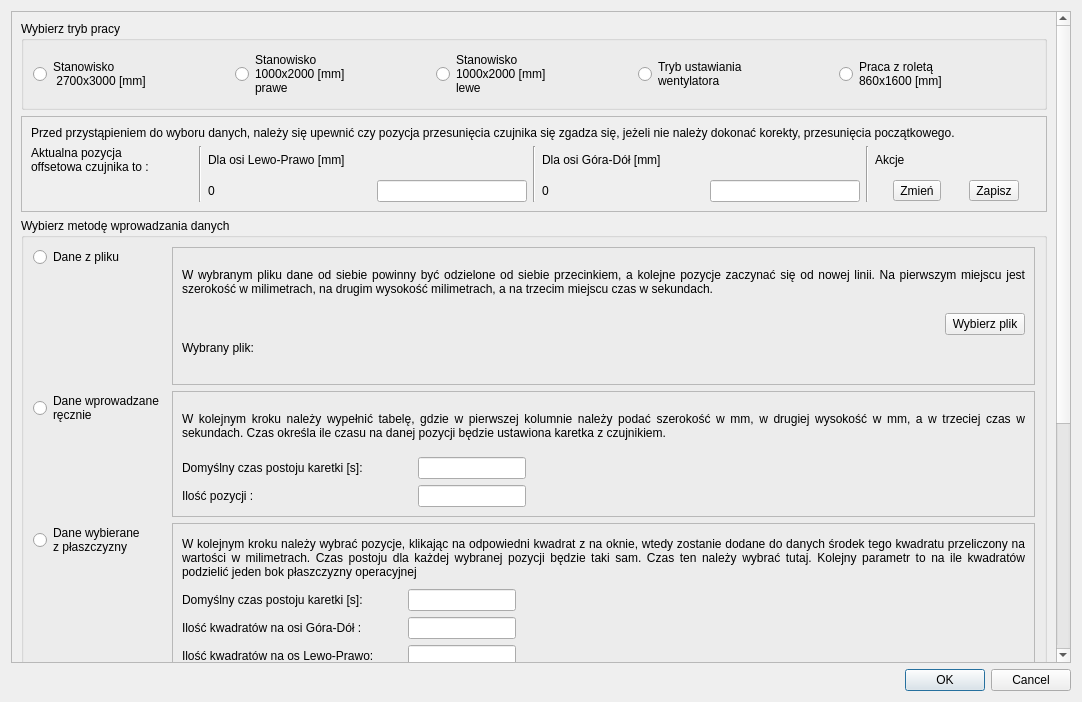
<?xml version="1.0" encoding="UTF-8"?>
<ui version="4.0">
 <class>WyborMetody</class>
 <widget class="QDialog" name="WyborMetody">
  <property name="geometry">
   <rect>
    <x>0</x>
    <y>0</y>
    <width>1082</width>
    <height>702</height>
   </rect>
  </property>
  <property name="windowTitle">
   <string>Pomiar przepływności - Wybór metody wprowadzania danych</string>
  </property>
  <layout class="QVBoxLayout" name="verticalLayout">
   <item>
    <widget class="QScrollArea" name="scrollArea">
     <property name="verticalScrollBarPolicy">
      <enum>Qt::ScrollBarAsNeeded</enum>
     </property>
     <property name="horizontalScrollBarPolicy">
      <enum>Qt::ScrollBarAlwaysOff</enum>
     </property>
     <property name="sizeAdjustPolicy">
      <enum>QAbstractScrollArea::AdjustToContents</enum>
     </property>
     <property name="widgetResizable">
      <bool>true</bool>
     </property>
     <widget class="QWidget" name="scrollAreaWidgetContents">
      <property name="geometry">
       <rect>
        <x>0</x>
        <y>0</y>
        <width>1048</width>
        <height>1106</height>
       </rect>
      </property>
      <layout class="QVBoxLayout" name="verticalLayout_6">
       <item>
        <widget class="QGroupBox" name="gbMode">
         <property name="title">
          <string>Wybierz tryb pracy</string>
         </property>
         <layout class="QHBoxLayout" name="horizontalLayout">
          <item>
           <widget class="QRadioButton" name="rb2700">
            <property name="text">
             <string>Stanowisko
 2700x3000 [mm]</string>
            </property>
           </widget>
          </item>
          <item>
           <widget class="QRadioButton" name="rb1000p">
            <property name="text">
             <string>Stanowisko
1000x2000 [mm]
prawe</string>
            </property>
           </widget>
          </item>
          <item>
           <widget class="QRadioButton" name="rb1000l">
            <property name="text">
             <string>Stanowisko
1000x2000 [mm]
lewe</string>
            </property>
           </widget>
          </item>
          <item>
           <widget class="QRadioButton" name="rbFunSet">
            <property name="text">
             <string>Tryb ustawiania 
wentylatora</string>
            </property>
           </widget>
          </item>
          <item>
           <widget class="QRadioButton" name="rbRoleta">
            <property name="text">
             <string>Praca z roletą
860x1600 [mm]</string>
            </property>
           </widget>
          </item>
         </layout>
        </widget>
       </item>
       <item>
        <widget class="QFrame" name="frRoletaInfo">
         <property name="frameShape">
          <enum>QFrame::StyledPanel</enum>
         </property>
         <property name="frameShadow">
          <enum>QFrame::Raised</enum>
         </property>
         <layout class="QGridLayout" name="gridLayout">
          <item row="2" column="2">
           <widget class="QLabel" name="normaOffsetX">
            <property name="minimumSize">
             <size>
              <width>25</width>
              <height>0</height>
             </size>
            </property>
            <property name="text">
             <string>0</string>
            </property>
           </widget>
          </item>
          <item row="1" column="1" rowspan="2">
           <widget class="Line" name="line">
            <property name="orientation">
             <enum>Qt::Vertical</enum>
            </property>
           </widget>
          </item>
          <item row="1" column="8">
           <widget class="QLabel" name="label_8">
            <property name="text">
             <string>Akcje</string>
            </property>
           </widget>
          </item>
          <item row="1" column="4" rowspan="2">
           <widget class="Line" name="line_2">
            <property name="orientation">
             <enum>Qt::Vertical</enum>
            </property>
           </widget>
          </item>
          <item row="2" column="6">
           <widget class="QLineEdit" name="normaOffsetYEdit">
            <property name="minimumSize">
             <size>
              <width>25</width>
              <height>0</height>
             </size>
            </property>
            <property name="maximumSize">
             <size>
              <width>150</width>
              <height>16777215</height>
             </size>
            </property>
           </widget>
          </item>
          <item row="1" column="0">
           <widget class="QLabel" name="label_5">
            <property name="text">
             <string>Aktualna pozycja
offsetowa czujnika to :</string>
            </property>
           </widget>
          </item>
          <item row="2" column="8">
           <widget class="QWidget" name="widget" native="true">
            <layout class="QHBoxLayout" name="horizontalLayout_5">
             <property name="spacing">
              <number>10</number>
             </property>
             <property name="leftMargin">
              <number>0</number>
             </property>
             <property name="topMargin">
              <number>0</number>
             </property>
             <property name="rightMargin">
              <number>0</number>
             </property>
             <property name="bottomMargin">
              <number>0</number>
             </property>
             <item>
              <widget class="QToolButton" name="pbNormaOffsetChange">
               <property name="text">
                <string>Zmień</string>
               </property>
              </widget>
             </item>
             <item>
              <widget class="QToolButton" name="pbNormaOffsetSave">
               <property name="text">
                <string>Zapisz</string>
               </property>
              </widget>
             </item>
            </layout>
           </widget>
          </item>
          <item row="2" column="3">
           <widget class="QLineEdit" name="normaOffsetXEdit">
            <property name="minimumSize">
             <size>
              <width>25</width>
              <height>0</height>
             </size>
            </property>
            <property name="maximumSize">
             <size>
              <width>150</width>
              <height>16777215</height>
             </size>
            </property>
           </widget>
          </item>
          <item row="1" column="5" colspan="2">
           <widget class="QLabel" name="label_7">
            <property name="text">
             <string>Dla osi Góra-Dół [mm]</string>
            </property>
           </widget>
          </item>
          <item row="2" column="5">
           <widget class="QLabel" name="normaOffsetY">
            <property name="minimumSize">
             <size>
              <width>25</width>
              <height>0</height>
             </size>
            </property>
            <property name="text">
             <string>0</string>
            </property>
           </widget>
          </item>
          <item row="1" column="7" rowspan="2">
           <widget class="Line" name="line_3">
            <property name="orientation">
             <enum>Qt::Vertical</enum>
            </property>
           </widget>
          </item>
          <item row="1" column="2" colspan="2">
           <widget class="QLabel" name="label_6">
            <property name="text">
             <string>Dla osi Lewo-Prawo [mm]</string>
            </property>
           </widget>
          </item>
          <item row="0" column="0" colspan="9">
           <widget class="QLabel" name="label_9">
            <property name="text">
             <string>Przed przystąpieniem do wyboru danych, należy się upewnić czy pozycja przesunięcia czujnika się zgadza się, jeżeli nie należy dokonać korekty, przesunięcia początkowego. </string>
            </property>
           </widget>
          </item>
         </layout>
        </widget>
       </item>
       <item>
        <widget class="QGroupBox" name="gbMethod">
         <property name="title">
          <string>Wybierz metodę wprowadzania danych</string>
         </property>
         <property name="flat">
          <bool>false</bool>
         </property>
         <layout class="QFormLayout" name="formLayoutDataMethod">
          <item row="0" column="0">
           <widget class="QRadioButton" name="rbfile">
            <property name="text">
             <string>Dane z pliku</string>
            </property>
           </widget>
          </item>
          <item row="0" column="1">
           <widget class="QFrame" name="frChoiceFile">
            <property name="frameShape">
             <enum>QFrame::StyledPanel</enum>
            </property>
            <property name="frameShadow">
             <enum>QFrame::Raised</enum>
            </property>
            <layout class="QGridLayout" name="gridLayoutDataFile">
             <item row="1" column="2">
              <widget class="QPushButton" name="pushButton">
               <property name="text">
                <string>Wybierz plik</string>
               </property>
              </widget>
             </item>
             <item row="4" column="1" colspan="2">
              <widget class="QLabel" name="selectedFile">
               <property name="text">
                <string/>
               </property>
              </widget>
             </item>
             <item row="1" column="1">
              <spacer name="horizontalSpacer">
               <property name="orientation">
                <enum>Qt::Horizontal</enum>
               </property>
               <property name="sizeHint" stdset="0">
                <size>
                 <width>40</width>
                 <height>20</height>
                </size>
               </property>
              </spacer>
             </item>
             <item row="0" column="0" colspan="3">
              <widget class="QLabel" name="iChoiceFile">
               <property name="minimumSize">
                <size>
                 <width>0</width>
                 <height>50</height>
                </size>
               </property>
               <property name="maximumSize">
                <size>
                 <width>16777215</width>
                 <height>16777215</height>
                </size>
               </property>
               <property name="text">
                <string>W wybranym pliku dane od siebie powinny być odzielone od siebie przecinkiem, a kolejne pozycje zaczynać się od nowej linii. Na pierwszym miejscu jest szerokość w milimetrach, na drugim wysokość milimetrach, a na trzecim miejscu czas w sekundach.</string>
               </property>
               <property name="textFormat">
                <enum>Qt::RichText</enum>
               </property>
               <property name="scaledContents">
                <bool>true</bool>
               </property>
               <property name="alignment">
                <set>Qt::AlignJustify|Qt::AlignVCenter</set>
               </property>
               <property name="wordWrap">
                <bool>true</bool>
               </property>
              </widget>
             </item>
             <item row="3" column="0">
              <widget class="QLabel" name="eChosenFile">
               <property name="text">
                <string>Wybrany plik:</string>
               </property>
               <property name="wordWrap">
                <bool>true</bool>
               </property>
              </widget>
             </item>
             <item row="3" column="1" colspan="2">
              <widget class="QLabel" name="lChooseFileName">
               <property name="text">
                <string/>
               </property>
              </widget>
             </item>
            </layout>
           </widget>
          </item>
          <item row="1" column="0">
           <widget class="QRadioButton" name="rbmanual">
            <property name="text">
             <string>Dane wprowadzane
ręcznie</string>
            </property>
           </widget>
          </item>
          <item row="1" column="1">
           <widget class="QFrame" name="frManual">
            <property name="frameShape">
             <enum>QFrame::StyledPanel</enum>
            </property>
            <property name="frameShadow">
             <enum>QFrame::Raised</enum>
            </property>
            <layout class="QVBoxLayout" name="verticalLayoutManual">
             <item>
              <widget class="QLabel" name="iManual">
               <property name="minimumSize">
                <size>
                 <width>0</width>
                 <height>50</height>
                </size>
               </property>
               <property name="text">
                <string>W kolejnym kroku należy wypełnić tabelę, gdzie w pierwszej kolumnie należy podać szerokość w mm, w drugiej wysokość w mm, a w trzeciej czas w sekundach. Czas określa ile czasu na danej pozycji będzie ustawiona karetka z czujnikiem.</string>
               </property>
               <property name="alignment">
                <set>Qt::AlignJustify|Qt::AlignVCenter</set>
               </property>
               <property name="wordWrap">
                <bool>true</bool>
               </property>
              </widget>
             </item>
             <item>
              <layout class="QFormLayout" name="formLayout_3">
               <item row="0" column="0">
                <widget class="QLabel" name="eCzasManual">
                 <property name="sizePolicy">
                  <sizepolicy hsizetype="Fixed" vsizetype="Preferred">
                   <horstretch>0</horstretch>
                   <verstretch>0</verstretch>
                  </sizepolicy>
                 </property>
                 <property name="minimumSize">
                  <size>
                   <width>230</width>
                   <height>0</height>
                  </size>
                 </property>
                 <property name="text">
                  <string>Domyślny czas postoju karetki [s]:</string>
                 </property>
                </widget>
               </item>
               <item row="0" column="1">
                <widget class="QLineEdit" name="timeManualDefault">
                 <property name="sizePolicy">
                  <sizepolicy hsizetype="Fixed" vsizetype="Fixed">
                   <horstretch>0</horstretch>
                   <verstretch>0</verstretch>
                  </sizepolicy>
                 </property>
                </widget>
               </item>
              </layout>
             </item>
             <item>
              <layout class="QFormLayout" name="formLayout_4">
               <item row="0" column="0">
                <widget class="QLabel" name="eNumberManual">
                 <property name="sizePolicy">
                  <sizepolicy hsizetype="Fixed" vsizetype="Preferred">
                   <horstretch>0</horstretch>
                   <verstretch>0</verstretch>
                  </sizepolicy>
                 </property>
                 <property name="minimumSize">
                  <size>
                   <width>230</width>
                   <height>0</height>
                  </size>
                 </property>
                 <property name="text">
                  <string>Ilość pozycji :</string>
                 </property>
                </widget>
               </item>
               <item row="0" column="1">
                <widget class="QLineEdit" name="numberManual">
                 <property name="sizePolicy">
                  <sizepolicy hsizetype="Fixed" vsizetype="Fixed">
                   <horstretch>0</horstretch>
                   <verstretch>0</verstretch>
                  </sizepolicy>
                 </property>
                </widget>
               </item>
              </layout>
             </item>
            </layout>
           </widget>
          </item>
          <item row="2" column="0">
           <widget class="QRadioButton" name="rbhalfmanual">
            <property name="text">
             <string>Dane wybierane 
z płaszczyzny</string>
            </property>
           </widget>
          </item>
          <item row="2" column="1">
           <widget class="QFrame" name="frHalfManual">
            <property name="frameShape">
             <enum>QFrame::StyledPanel</enum>
            </property>
            <property name="frameShadow">
             <enum>QFrame::Raised</enum>
            </property>
            <layout class="QVBoxLayout" name="verticalLayout_2">
             <item>
              <widget class="QLabel" name="iHalfmanual">
               <property name="minimumSize">
                <size>
                 <width>0</width>
                 <height>50</height>
                </size>
               </property>
               <property name="text">
                <string>W kolejnym kroku należy wybrać pozycje, klikając na odpowiedni kwadrat z na oknie, wtedy zostanie dodane do danych środek tego kwadratu przeliczony na wartości w milimetrach. Czas postoju dla każdej wybranej pozycji będzie taki sam. Czas ten należy wybrać tutaj. Kolejny parametr to na ile kwadratów podzielić jeden bok płaszczyzny operacyjnej</string>
               </property>
               <property name="alignment">
                <set>Qt::AlignJustify|Qt::AlignVCenter</set>
               </property>
               <property name="wordWrap">
                <bool>true</bool>
               </property>
              </widget>
             </item>
             <item>
              <layout class="QFormLayout" name="formLayout_1">
               <item row="0" column="0">
                <widget class="QLabel" name="eCzasHalf">
                 <property name="sizePolicy">
                  <sizepolicy hsizetype="Fixed" vsizetype="Preferred">
                   <horstretch>0</horstretch>
                   <verstretch>0</verstretch>
                  </sizepolicy>
                 </property>
                 <property name="minimumSize">
                  <size>
                   <width>220</width>
                   <height>0</height>
                  </size>
                 </property>
                 <property name="text">
                  <string>Domyślny czas postoju karetki [s]: </string>
                 </property>
                </widget>
               </item>
               <item row="0" column="1">
                <widget class="QLineEdit" name="timeAuto">
                 <property name="sizePolicy">
                  <sizepolicy hsizetype="Fixed" vsizetype="Fixed">
                   <horstretch>0</horstretch>
                   <verstretch>0</verstretch>
                  </sizepolicy>
                 </property>
                </widget>
               </item>
              </layout>
             </item>
             <item>
              <layout class="QFormLayout" name="formLayout_2">
               <item row="0" column="0">
                <widget class="QLabel" name="eNumberSquere">
                 <property name="sizePolicy">
                  <sizepolicy hsizetype="Fixed" vsizetype="Preferred">
                   <horstretch>0</horstretch>
                   <verstretch>0</verstretch>
                  </sizepolicy>
                 </property>
                 <property name="minimumSize">
                  <size>
                   <width>220</width>
                   <height>0</height>
                  </size>
                 </property>
                 <property name="text">
                  <string>Ilość kwadratów na osi Góra-Dół :</string>
                 </property>
                </widget>
               </item>
               <item row="0" column="1">
                <widget class="QLineEdit" name="numberAuto">
                 <property name="sizePolicy">
                  <sizepolicy hsizetype="Fixed" vsizetype="Fixed">
                   <horstretch>0</horstretch>
                   <verstretch>0</verstretch>
                  </sizepolicy>
                 </property>
                </widget>
               </item>
              </layout>
             </item>
             <item>
              <layout class="QFormLayout" name="formLayout_5">
               <item row="0" column="0">
                <widget class="QLabel" name="eNumberSquere_2">
                 <property name="sizePolicy">
                  <sizepolicy hsizetype="Fixed" vsizetype="Preferred">
                   <horstretch>0</horstretch>
                   <verstretch>0</verstretch>
                  </sizepolicy>
                 </property>
                 <property name="minimumSize">
                  <size>
                   <width>220</width>
                   <height>0</height>
                  </size>
                 </property>
                 <property name="text">
                  <string>Ilość kwadratów na os Lewo-Prawo:</string>
                 </property>
                </widget>
               </item>
               <item row="0" column="1">
                <widget class="QLineEdit" name="numberAuto_2">
                 <property name="sizePolicy">
                  <sizepolicy hsizetype="Fixed" vsizetype="Fixed">
                   <horstretch>0</horstretch>
                   <verstretch>0</verstretch>
                  </sizepolicy>
                 </property>
                </widget>
               </item>
              </layout>
             </item>
            </layout>
           </widget>
          </item>
          <item row="3" column="0">
           <widget class="QRadioButton" name="rbRoletaDane">
            <property name="text">
             <string>Dane wybierane na
na podstawie normy</string>
            </property>
           </widget>
          </item>
          <item row="3" column="1">
           <widget class="QFrame" name="frRoleta">
            <property name="frameShape">
             <enum>QFrame::StyledPanel</enum>
            </property>
            <property name="frameShadow">
             <enum>QFrame::Raised</enum>
            </property>
            <layout class="QVBoxLayout" name="verticalLayout_3">
             <item>
              <widget class="QLabel" name="label">
               <property name="minimumSize">
                <size>
                 <width>0</width>
                 <height>50</height>
                </size>
               </property>
               <property name="text">
                <string>Podaj ilość etapów. Maksymalnie 15. Następnie - czas stabilizacji, po jakim czasie w sekundach od odwinięcia rolety rozpocząć pomiary na punktach pomiarowych. Ilość próbek - to ile próbek odczytać dla danego punktu pomiarowego</string>
               </property>
               <property name="wordWrap">
                <bool>true</bool>
               </property>
              </widget>
             </item>
             <item>
              <layout class="QHBoxLayout" name="horizontalLayout_2">
               <item>
                <widget class="QLabel" name="label_2">
                 <property name="minimumSize">
                  <size>
                   <width>150</width>
                   <height>0</height>
                  </size>
                 </property>
                 <property name="text">
                  <string>Ilość etapów:</string>
                 </property>
                </widget>
               </item>
               <item>
                <widget class="QLineEdit" name="normaEtapNumber">
                 <property name="maximumSize">
                  <size>
                   <width>150</width>
                   <height>16777215</height>
                  </size>
                 </property>
                 <property name="maxLength">
                  <number>20</number>
                 </property>
                </widget>
               </item>
               <item>
                <spacer name="horizontalSpacer_2">
                 <property name="orientation">
                  <enum>Qt::Horizontal</enum>
                 </property>
                 <property name="sizeHint" stdset="0">
                  <size>
                   <width>40</width>
                   <height>20</height>
                  </size>
                 </property>
                </spacer>
               </item>
              </layout>
             </item>
             <item>
              <layout class="QHBoxLayout" name="horizontalLayout_6">
               <item>
                <widget class="QLabel" name="label_10">
                 <property name="minimumSize">
                  <size>
                   <width>150</width>
                   <height>0</height>
                  </size>
                 </property>
                 <property name="text">
                  <string>Czas stabilizacji [s]:</string>
                 </property>
                </widget>
               </item>
               <item>
                <widget class="QLineEdit" name="normaStabTime">
                 <property name="maximumSize">
                  <size>
                   <width>150</width>
                   <height>16777215</height>
                  </size>
                 </property>
                </widget>
               </item>
               <item>
                <spacer name="horizontalSpacer_5">
                 <property name="orientation">
                  <enum>Qt::Horizontal</enum>
                 </property>
                 <property name="sizeHint" stdset="0">
                  <size>
                   <width>40</width>
                   <height>20</height>
                  </size>
                 </property>
                </spacer>
               </item>
              </layout>
             </item>
             <item>
              <layout class="QHBoxLayout" name="horizontalLayout_7">
               <item>
                <widget class="QLabel" name="label_11">
                 <property name="minimumSize">
                  <size>
                   <width>150</width>
                   <height>0</height>
                  </size>
                 </property>
                 <property name="text">
                  <string>Ilość próbek :</string>
                 </property>
                </widget>
               </item>
               <item>
                <widget class="QLineEdit" name="NormaIloscProbek">
                 <property name="maximumSize">
                  <size>
                   <width>150</width>
                   <height>16777215</height>
                  </size>
                 </property>
                </widget>
               </item>
               <item>
                <spacer name="horizontalSpacer_6">
                 <property name="orientation">
                  <enum>Qt::Horizontal</enum>
                 </property>
                 <property name="sizeHint" stdset="0">
                  <size>
                   <width>40</width>
                   <height>20</height>
                  </size>
                 </property>
                </spacer>
               </item>
              </layout>
             </item>
            </layout>
           </widget>
          </item>
          <item row="4" column="0">
           <widget class="QRadioButton" name="rbRoletaPlik">
            <property name="text">
             <string>Dane z pliku</string>
            </property>
           </widget>
          </item>
          <item row="4" column="1">
           <widget class="QFrame" name="frRoletaPlik">
            <property name="frameShape">
             <enum>QFrame::StyledPanel</enum>
            </property>
            <property name="frameShadow">
             <enum>QFrame::Raised</enum>
            </property>
            <layout class="QVBoxLayout" name="verticalLayout_4">
             <item>
              <widget class="QLabel" name="label_3">
               <property name="minimumSize">
                <size>
                 <width>0</width>
                 <height>50</height>
                </size>
               </property>
               <property name="text">
                <string>Plik powinien zawierać następujące dane oddzielone przecinkiem : współrzędne szerokość i wysokość wyrażone w jednostce [środek obszary to 0, lewa lub dolna krawędż to -0.5, a prawa lub górna krawędź to 0.5], czas postoju, nr etapu [0 to specjalna wartość, od 1 do 15]</string>
               </property>
               <property name="wordWrap">
                <bool>true</bool>
               </property>
              </widget>
             </item>
             <item>
              <layout class="QHBoxLayout" name="horizontalLayout_3">
               <item>
                <spacer name="horizontalSpacer_3">
                 <property name="orientation">
                  <enum>Qt::Horizontal</enum>
                 </property>
                 <property name="sizeHint" stdset="0">
                  <size>
                   <width>40</width>
                   <height>20</height>
                  </size>
                 </property>
                </spacer>
               </item>
               <item>
                <widget class="QPushButton" name="pbChooseFile">
                 <property name="text">
                  <string>Wybierz plik</string>
                 </property>
                </widget>
               </item>
              </layout>
             </item>
             <item>
              <layout class="QHBoxLayout" name="horizontalLayout_4">
               <item>
                <widget class="QLabel" name="label_4">
                 <property name="text">
                  <string>Wybrany plik</string>
                 </property>
                </widget>
               </item>
               <item>
                <spacer name="horizontalSpacer_4">
                 <property name="orientation">
                  <enum>Qt::Horizontal</enum>
                 </property>
                 <property name="sizeHint" stdset="0">
                  <size>
                   <width>853</width>
                   <height>20</height>
                  </size>
                 </property>
                </spacer>
               </item>
               <item>
                <widget class="QLabel" name="wybranyPlikRolety">
                 <property name="text">
                  <string/>
                 </property>
                </widget>
               </item>
              </layout>
             </item>
            </layout>
           </widget>
          </item>
         </layout>
        </widget>
       </item>
       <item>
        <spacer name="verticalSpacer_2">
         <property name="orientation">
          <enum>Qt::Vertical</enum>
         </property>
         <property name="sizeHint" stdset="0">
          <size>
           <width>20</width>
           <height>40</height>
          </size>
         </property>
        </spacer>
       </item>
      </layout>
     </widget>
    </widget>
   </item>
   <item>
    <widget class="QDialogButtonBox" name="buttonBox">
     <property name="orientation">
      <enum>Qt::Horizontal</enum>
     </property>
     <property name="standardButtons">
      <set>QDialogButtonBox::Cancel|QDialogButtonBox::Ok</set>
     </property>
    </widget>
   </item>
  </layout>
 </widget>
 <resources/>
 <connections>
  <connection>
   <sender>buttonBox</sender>
   <signal>accepted()</signal>
   <receiver>WyborMetody</receiver>
   <slot>accept()</slot>
   <hints>
    <hint type="sourcelabel">
     <x>248</x>
     <y>254</y>
    </hint>
    <hint type="destinationlabel">
     <x>157</x>
     <y>274</y>
    </hint>
   </hints>
  </connection>
  <connection>
   <sender>buttonBox</sender>
   <signal>rejected()</signal>
   <receiver>WyborMetody</receiver>
   <slot>reject()</slot>
   <hints>
    <hint type="sourcelabel">
     <x>316</x>
     <y>260</y>
    </hint>
    <hint type="destinationlabel">
     <x>286</x>
     <y>274</y>
    </hint>
   </hints>
  </connection>
 </connections>
</ui>
